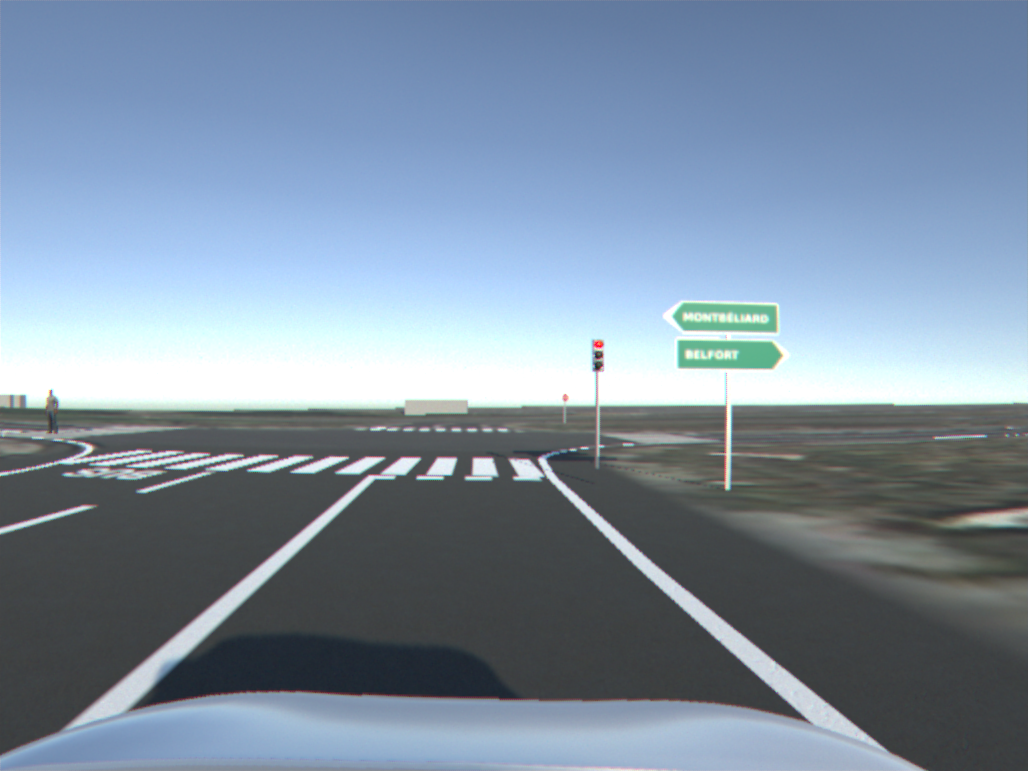
#> input picture image.png, 1028 x 771 px
$ jupyter execute script1.ipynb
#> lines starting #> are read from the running program, lines starting #| are printed output that depends on the picture; long printed decimals are rounded
[cell 1]
import cv2
import numpy as np
import matplotlib.pyplot as plt

[cell 2]
img = cv2.imread('image.png')
#> img is the input picture: shape (771, 1028, 3); mean B, G, R 160.9, 142.8, 125.7
img = cv2.cvtColor(img, cv2.COLOR_BGR2GRAY)
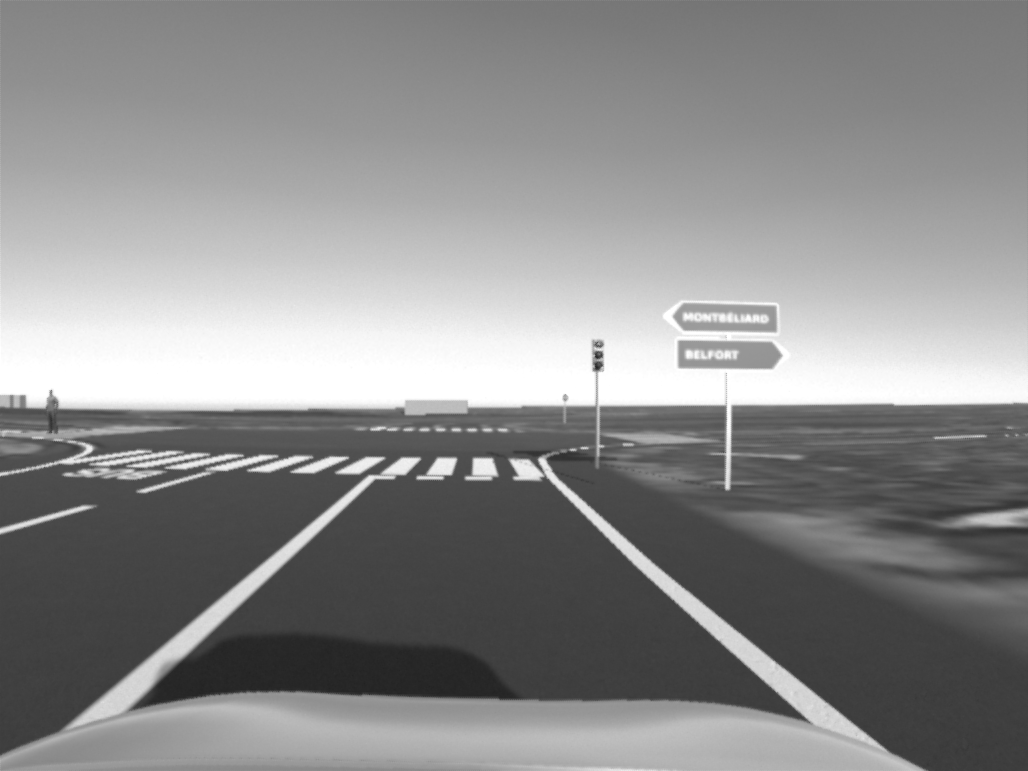
#> img: shape (771, 1028); min 34, max 255, mean 139.7

plt.imshow(img, cmap='gray')

Calibration matrices

[cell 3]
K = np.array([  [1124.66943359375, 0.0, 505.781982421875],
                [0.0, 1124.6165771484375, 387.8110046386719],
                [0.0, 0.0, 1.0]])

T_cam_to_ground = np.array([[ 0.99991969 , 0.01149682 ,-0.00533206 , 0.05419943],
 [ 0.00510958 , 0.01929436 , 0.99980079 , 1.96159697],
 [ 0.0115974  ,-0.99974774  ,0.01923406  ,1.55057154],
    [ 0.          ,0.          ,0.          ,1.        ]])


print(K)
print(T_cam_to_ground)

[cell 4]
pts_pxl = np.array([[0, 0, 1],
                    [0, img.shape[0], 1],
                    [img.shape[1], 0, 1],
                    [img.shape[1], img.shape[0], 1]]).T
print(pts_pxl)
#| [[   0    0 1028 1028]
#|  [   0  771    0  771]
#|  [   1    1    1    1]]

[cell 5]
pts_cam = np.linalg.inv(K) @ pts_pxl
print(pts_cam)
#| [[-0.4497 -0.4497  0.4643  0.4643]
#|  [-0.3448  0.3407 -0.3448  0.3407]
#|  [ 1.          1.          1.          1.        ]]

[cell 6]
pts_cam_hom = np.vstack((pts_cam, np.ones((1, pts_cam.shape[1]))))

pts_ground = np.linalg.inv(T_cam_to_ground) @ pts_cam_hom
print(pts_ground)
#| [[-0.522 -0.5185  0.3919  0.3954 ]
#|  [ 0.5001  0.5134  0.5106  0.5239]
#|  [-2.314 -1.628 -2.319  -1.633]
#|  [ 1.          1.          1.          1.        ]]
